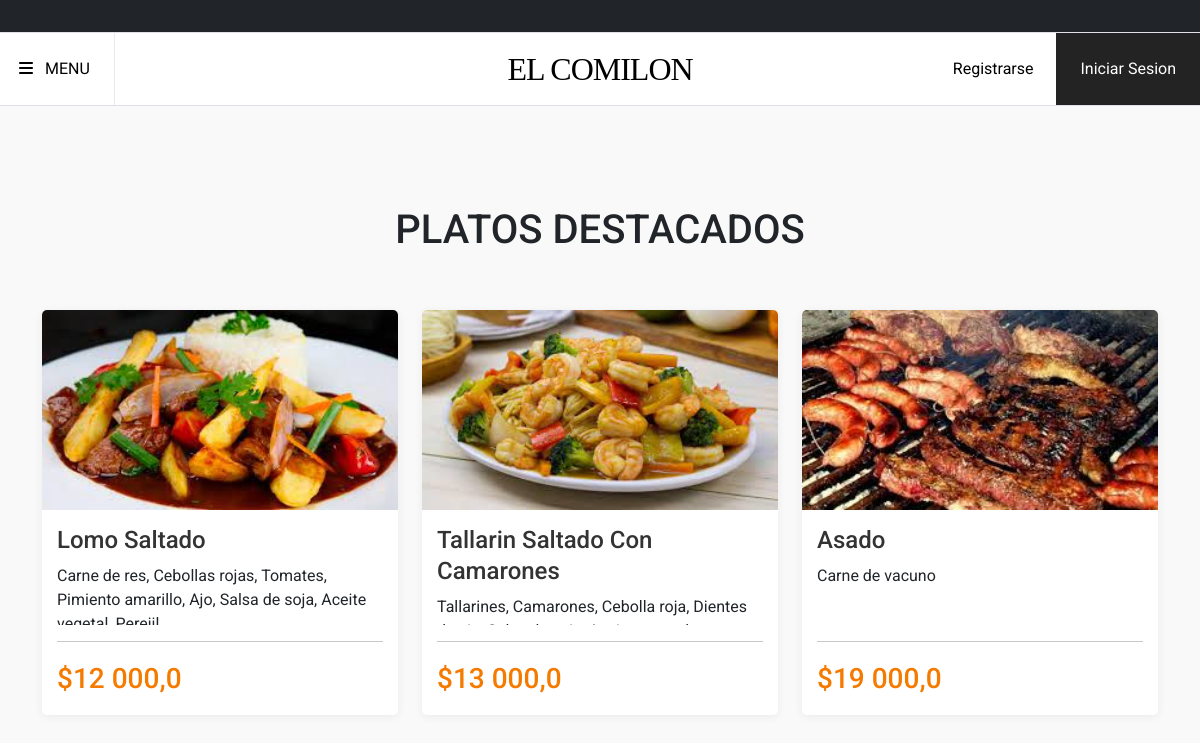
Before: / with the older database file.
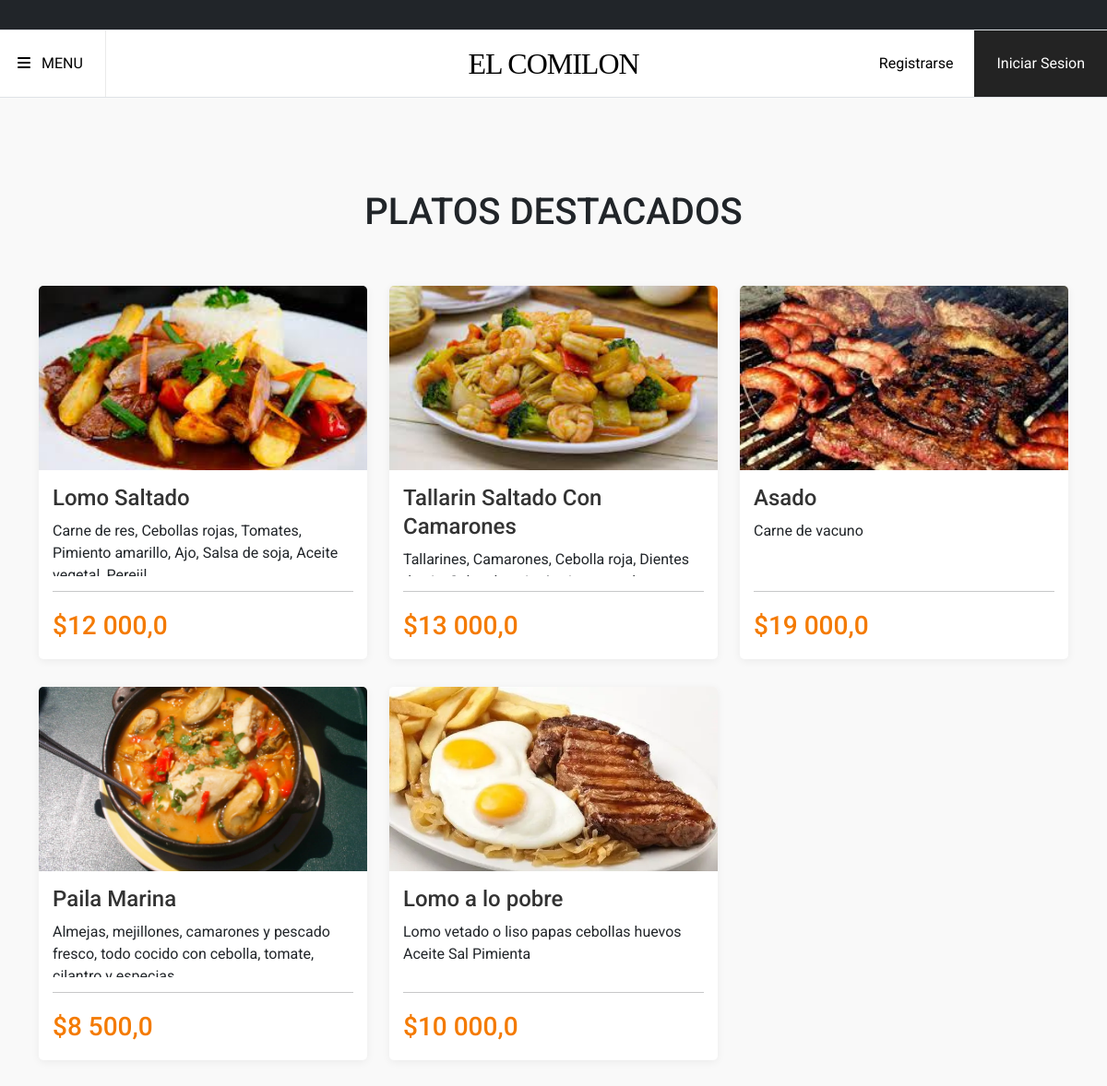
After: the same page with the newer database file.
### core/models.py (models this page shows, shortened)
class Plato(models.Model):
    nombre = models.CharField(max_length=200)
    precio_venta = models.FloatField(validators=[MinValueValidator(1.0)])
    descripcion = models.TextField()
    categoria = models.CharField(choices=CATEGORIA_CHOISES, max_length=80)
    imagen_producto = models.ImageField(upload_to='imagenproducto')
    class Meta:
        verbose_name_plural = 'Platillo'

### core/views.py (the view)
# urls.py: path('', views.VistaPlatillos.as_view(), name='inicio'),
class VistaPlatillos(View):
    def get(self, request):
        destacados = Plato.objects.filter(categoria='D')
        return render(request, 'core/inicio.html', {'destacados':destacados})

### core/templates/core/inicio.html (shortened to what this page needs)
{% extends 'core/base.html' %}
{% load static %}
{% load humanize %}
{% block contenido %}
<div class="main-content">
  <div class="container">
    <h1 class="text-center text-uppercase">Platos Destacados</h1>
    <br>
    <br>
    <div class="row">
      {% for d in destacados %}
      <div class="col-sm-6 col-md-6 col-lg-4">
        <div class="food-card">
          <div class="food-card_img">
            <img src="{{d.imagen_producto.url}}" alt="">
          </div>
          <div class="food-card_content">
            <div class="food-card_title-section">
              <a href="{% url 'detalle-producto' d.id %}" class="food-card_title">{{d.nombre}}</a>
              <span>{{d.descripcion}}</span>
            </div>
            <div class="food-card_bottom-section">
              <hr>
              <div class="space-between">
                <div class="food-card_price">
                  <span>${{d.precio_venta|intcomma}}</span>
                </div>
              </div>
            </div>
          </div>
        </div>
      </div>
      {% endfor %}
    </div>
  </div>
</div>
{% endblock contenido %}

### core/templates/core/base.html (shortened to what this page needs)
<!DOCTYPE html>
{% load static %}
<html lang="es">
<head>
  <link href="https://cdn.jsdelivr.net/npm/bootstrap@5.3.0/dist/css/bootstrap.min.css" rel="stylesheet"
>
</head>
<body>
  <div class="p-3 bg-dark text-white">
  </div>
  <div id="menuHolder">
    <div role="navigation" class="sticky-top border-bottom border-top" id="mainNavigation">
      <div class="flexMain">
        <div class="flex2">
          <button class="whiteLink siteLink" style="border-right:1px solid #eaeaea" onclick="menuToggle()"><i
              class="fas fa-bars me-2"></i> MENU</button>
        </div>
        <div class="flex3 text-center" id="siteBrand">
          <a href="/" style="text-decoration: none; color: black;">EL COMILON</a>
        </div>
        <div class="flex2 text-end d-none d-md-block">
          <button class="whiteLink siteLink">Registrarse</button>
          <button class="blackLink siteLink">Iniciar Sesion</button>
        </div>
      </div>
    </div>
    {% block contenido %}{% endblock contenido %}
</body>
</html>

### core/templates/core/base.html (style rules this page uses)
.flexMain { display: flex; align-items: center }
.flex2 { flex: 2 }
.flex3 { flex: 3 }
button.siteLink { margin-left: -5px; border: none; padding: 24px; display: inline-block; min-width: 115px; }
.whiteLink { background: #fff; }
.blackLink { color: #fff; background: #232323; transition: all 300ms linear; }
#siteBrand { font-family: impact; letter-spacing: -1px; font-size: 32px; color: #252525; line-height: 1em; }
#mainNavigation { transition: transform 200ms linear; background: #fff; }

### core/templates/core/inicio.html (style rules this page uses)
body { background: #f9f9f9; font-family: "roboto", sans-serif; }
.main-content { padding-top: 100px; padding-bottom: 100px; }
a { text-decoration: none; }
.food-card { background: #fff; border-radius: 5px; overflow: hidden; margin-bottom: 30px; -webkit-box-shadow: 0 2px 10px rgba(0, 0, 0, 0.06); box-shadow: 0 2px 10px rgba(0, 0, 0, 0.06); -webkit-transition: 0.1s; transition: 0.1s; }
.food-card .food-card_img { display: block; position: relative; }
.food-card .food-card_img img { width: 100%; height: 200px; -o-object-fit: cover; object-fit: cover; }
.food-card .food-card_content { padding: 15px; }
.food-card .food-card_content .food-card_title-section { height: 100px; overflow: hidden; }
.food-card .food-card_content .food-card_title-section .food-card_title { font-size: 24px; color: #333; font-weight: 500; display: block; line-height: 1.3; margin-bottom: 8px; display: -webkit-box; -webkit-line-clamp: 2; -webkit-box-orient: vertical; overflow: hidden; text-overflow: ellipsis; }
.food-card .food-card_content .food-card_bottom-section .space-between { display: -webkit-box; display: -ms-flexbox; display: flex; -webkit-box-pack: justify; -ms-flex-pack: justify; justify-content: space-between; }
.food-card .food-card_content .food-card_bottom-section .food-card_price { font-size: 28px; font-weight: 500; color: #F47A00; }

Changed rows visible on the page:
added Plato: imagen_producto (picture), nombre "Paila Marina", descripcion "Almejas, mejillones, camarones y pescado fresco, todo cocido con cebolla, tomate,…", precio_venta "8 500,0"
added Plato: imagen_producto (picture), nombre "Lomo a lo pobre", descripcion "Lomo vetado o liso papas cebollas huevos Aceite Sal Pimienta", precio_venta "10 000,0"
